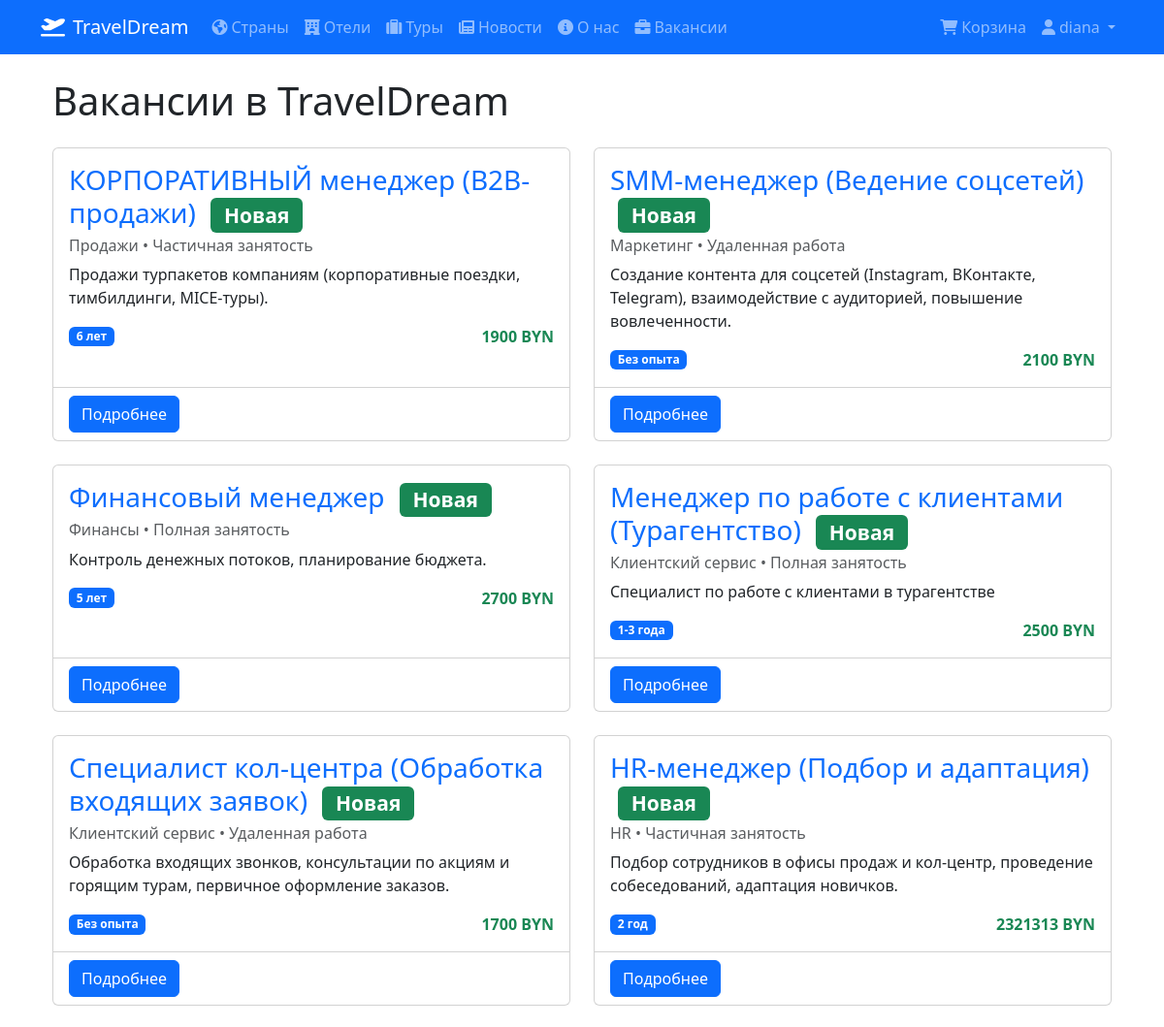
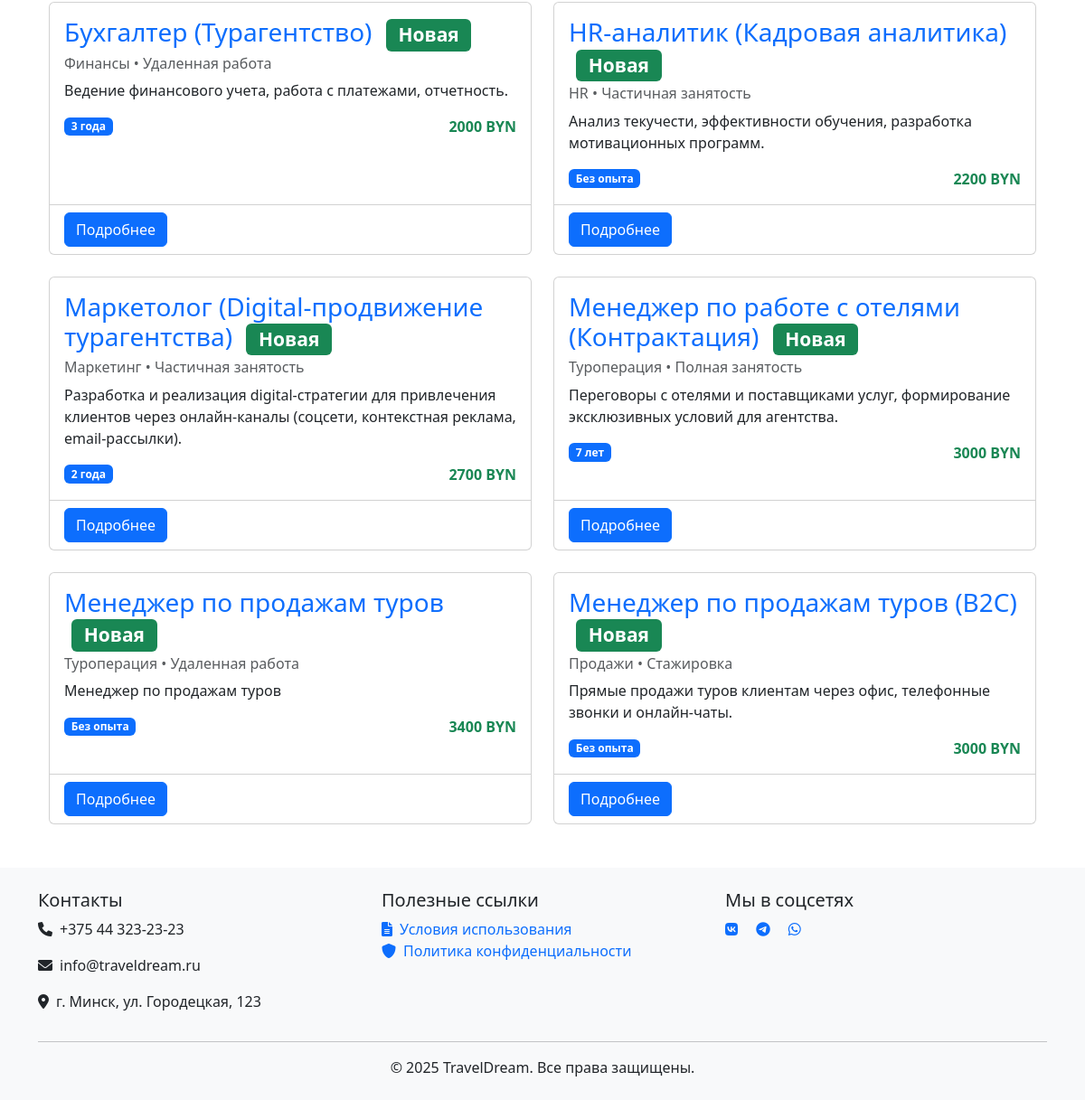
/core/vacancies/ (signed in), run on the app's committed database (2 pictures, top to bottom).
### users/models.py (models this page shows, shortened)
class User(AbstractUser):
    image = models.ImageField(upload_to='users_images', null=True, blank=True)
    phone_regex = RegexValidator(
        regex=r'^\+375(29|25|44|33)\d{7}$',
        message="Номер телефона должен быть в формате: '+375291234567'"
    )
    phone_number = models.CharField(
        validators=[phone_regex],
        max_length=20,
        blank=True,
        null=True,
        verbose_name='Номер телефона'
    )
    birth_date = models.DateField(
        verbose_name='Дата рождения',
        null=True,
        blank=True,
        validators=[
            MinValueValidator(
                limit_value=date(1900, 1, 1),
                message='Дата рождения не может быть раньше 1900 года'
            )
        ]
    )
    timezone = models.CharField(
        max_length=50,
        default='UTC',
        verbose_name='Часовой пояс',
        help_text='Например: Europe/Minsk или UTC'
    )
    is_client = models.BooleanField(default=True, verbose_name='Является клиентом')
    created_at = models.DateTimeField(auto_now_add=True, verbose_name='Дата создания (UTC)')
    updated_at = models.DateTimeField(auto_now=True, verbose_name='Дата обновления (UTC)')
    created_at_local = models.DateTimeField(verbose_name='Дата создания (локальное время)', null=True, blank=True)
    updated_at_local = models.DateTimeField(verbose_name='Дата обновления (локальное время)', null=True, blank=True)
    class Meta:
        verbose_name = 'Пользователь'
        verbose_name_plural = 'Пользователи'
        constraints = [
            models.CheckConstraint(
                check=models.Q(birth_date__lte=timezone.now().date() - timezone.timedelta(days=365*18)),
                name='age_18_plus'
            )
        ]

### core/models.py (models this page shows, shortened)
class Vacancy(models.Model):
    JOB_TYPE_CHOICES = [
        ('full_time', 'Полная занятость'),
        ('part_time', 'Частичная занятость'),
        ('remote', 'Удаленная работа'),
        ('internship', 'Стажировка'),
    ]
    DEPARTMENT_CHOICES = [
        ('sales', 'Продажи'),
        ('tour_ops', 'Туроперация'),
        ('customer_service', 'Клиентский сервис'),
        ('marketing', 'Маркетинг'),
        ('hr', 'HR'),
        ('finance', 'Финансы'),
    ]
    title = models.CharField(
        max_length=200,
        verbose_name='Название вакансии'
    )
    slug = models.SlugField(
        max_length=200,
        unique=True,
        verbose_name='URL-адрес вакансии'
    )
    short_description = models.CharField(
        max_length=250,
        verbose_name='Краткое описание'
    )
    description = models.TextField(
        verbose_name='Полное описание'
    )
    requirements = models.TextField(
        verbose_name='Требования',
        help_text='Перечислите требования к кандидату'
    )
    responsibilities = models.TextField(
        verbose_name='Обязанности',
        help_text='Перечислите основные обязанности'
    )
    conditions = models.TextField(
        verbose_name='Условия работы',
        help_text='Что мы предлагаем'
    )
    salary = models.CharField(
        max_length=100,
        blank=True,
        null=True,
        verbose_name='Зарплата'
    )
    job_type = models.CharField(
        max_length=20,
        choices=JOB_TYPE_CHOICES,
        default='full_time',
        verbose_name='Тип занятости'
    )
    department = models.CharField(
        max_length=20,
        choices=DEPARTMENT_CHOICES,
        verbose_name='Отдел'
    )
    is_published = models.BooleanField(
        default=True,
        verbose_name='Опубликовано'
    )
    created_at = models.DateTimeField(
        auto_now_add=True,
        verbose_name='Дата создания'
    )
    updated_at = models.DateTimeField(
        auto_now=True,
        verbose_name='Дата обновления'
    )
    published_at = models.DateTimeField(
        default=timezone.now,
        verbose_name='Дата публикации'
    )
    experience_required = models.CharField(
        max_length=100,
        verbose_name='Требуемый опыт',
        default='Без опыта'
    )
    class Meta:
        verbose_name = 'Вакансия'
        verbose_name_plural = 'Вакансии'
        ordering = ['-published_at']
        indexes = [
            models.Index(fields=['-published_at']),
            models.Index(fields=['is_published']),
            models.Index(fields=['department']),
        ]
    def get_absolute_url(self):
        return reverse('core:vacancy_detail', kwargs={'slug': self.slug})
    def is_new(self):
        return (timezone.now() - self.published_at).days <= 7

### core/views.py (the view)
# urls.py: path('vacancies/', VacancyListView.as_view(), name='vacancy_list'),
class VacancyListView(ListView):
    model = Vacancy
    template_name = 'core/vacancy_list.html'
    context_object_name = 'vacancies'
    def get_queryset(self):
        return Vacancy.objects.filter(is_published=True).order_by('-published_at')

### core/templates/core/vacancy_list.html (shortened to what this page needs)
{% extends 'core/base.html' %}
{% block content %}
<div class="container">
    <h1 class="my-4">Вакансии в TravelDream</h1>
    <div class="row">
        {% for vacancy in vacancies %}
        <div class="col-md-6 mb-4">
            <div class="card h-100">
                <div class="card-body">
                    <h3 class="card-title">
                        <a href="{{ vacancy.get_absolute_url }}" class="text-decoration-none">
                            {{ vacancy.title }}
                        </a>
                        {% if vacancy.is_new %}
                        <span class="badge bg-success ms-2">Новая</span>
                        {% endif %}
                    </h3>
                    <h6 class="card-subtitle mb-2 text-muted">
                        {{ vacancy.get_department_display }} • {{ vacancy.get_job_type_display }}
                    </h6>
                    <p class="card-text">{{ vacancy.short_description }}</p>
                    <div class="d-flex justify-content-between align-items-center">
                        <span class="badge bg-primary">{{ vacancy.experience_required }}</span>
                        {% if vacancy.salary %}
                        <span class="text-success fw-bold">{{ vacancy.salary }} BYN</span>
                        {% endif %}
                    </div>
                </div>
                <div class="card-footer bg-transparent">
                    <a href="{{ vacancy.get_absolute_url }}" class="btn btn-primary">
                        Подробнее
                    </a>
                </div>
            </div>
        </div>
        {% empty %}
        <div class="col-12">
            <div class="alert alert-info">
                В данный момент открытых вакансий нет.
            </div>
        </div>
        {% endfor %}
    </div>
</div>
{% endblock %}

### core/templates/core/base.html (shortened to what this page needs)
<!DOCTYPE html>
<html lang="ru">
<head>
    <link href="https://cdn.jsdelivr.net/npm/bootstrap@5.3.0/dist/css/bootstrap.min.css" rel="stylesheet">
    <link href="https://cdnjs.cloudflare.com/ajax/libs/font-awesome/6.0.0/css/all.min.css" rel="stylesheet">
</head>
<body>
    <nav class="navbar navbar-expand-lg navbar-dark bg-primary">
        <div class="container">
            <a class="navbar-brand" href="{% url 'core:home' %}">
                <i class="fas fa-plane-departure me-2"></i>TravelDream
            </a>
            <div class="collapse navbar-collapse" id="navbarNav">
                <ul class="navbar-nav me-auto">
                    <li class="nav-item">
                        <a class="nav-link" href="{% url 'core:country_list' %}">
                            <i class="fas fa-globe-americas me-1"></i>Страны
                        </a>
                    </li>
                    <li class="nav-item">
                        <a class="nav-link" href="{% url 'core:hotel_list' %}">
                            <i class="fas fa-hotel me-1"></i>Отели
                        </a>
                    </li>
                    <li class="nav-item">
                        <a class="nav-link" href="{% url 'core:tour_list' %}">
                            <i class="fas fa-suitcase me-1"></i>Туры
                        </a>
                    </li>
                    <li class="nav-item">
                        <a class="nav-link" href="{% url 'core:news_list' %}">
                            <i class="fas fa-newspaper me-1"></i>Новости
                        </a>
                    </li>
                    <li class="nav-item">
                        <a class="nav-link" href="{% url 'core:about' %}">
                            <i class="fas fa-info-circle me-1"></i>О нас
                        </a>
                    </li>
                    <li class="nav-item">
                        <a class="nav-link" href="{% url 'core:vacancy_list' %}">
                            <i class="fas fa-briefcase me-1"></i>Вакансии
                        </a>
                    </li>
                </ul>
                <ul class="navbar-nav">
                    {% if user.is_authenticated %}
                        <li class="nav-item">
                            <a class="nav-link" href="{% url 'core:basket_detail' %}">
                                <i class="fas fa-shopping-cart me-1"></i>Корзина
                            </a>
                        </li>
                        <li class="nav-item dropdown">
                            <a class="nav-link dropdown-toggle" href="#" id="userDropdown" role="button" data-bs-toggle="dropdown">
                                <i class="fas fa-user me-1"></i>{{ user.username }}
                            </a>
                        </li>
                    {% endif %}
                </ul>
            </div>
        </div>
    </nav>
    <main class="container pb-4">
        {% block content %}{% endblock %}
    </main>
    <footer class="bg-light py-4 mt-auto">
        <div class="container">
            <div class="row">
                <div class="col-md-4">
                    <h5>Контакты</h5>
                    <p><i class="fas fa-phone me-2"></i>+375 44 323-23-23</p>
                    <p><i class="fas fa-envelope me-2"></i>info@traveldream.ru</p>
                    <p><i class="fas fa-map-marker-alt me-2"></i>г. Минск, ул. Городецкая, 123</p>
                </div>
                <div class="col-md-4">
                    <h5>Полезные ссылки</h5>
                    <ul class="list-unstyled">
                        <li>
                            <a href="{% url 'core:terms' %}" class="text-decoration-none">
                                <i class="fas fa-file-alt me-2"></i>Условия использования
                            </a>
                        </li>
                        <li>
                            <a href="{% url 'core:privacy_policy' %}" class="text-decoration-none">
                                <i class="fas fa-shield-alt me-2"></i>Политика конфиденциальности
                            </a>
                        </li>
                    </ul>
                </div>
                <div class="col-md-4">
                    <h5>Мы в соцсетях</h5>
                    <div class="social-links">
                        <a href="#" class="text-decoration-none me-3">
                            <i class="fab fa-vk"></i>
                        </a>
                        <a href="#" class="text-decoration-none me-3">
                            <i class="fab fa-telegram"></i>
                        </a>
                        <a href="#" class="text-decoration-none">
                            <i class="fab fa-whatsapp"></i>
                        </a>
                    </div>
                </div>
            </div>
            <hr>
            <div class="text-center">
                <p class="mb-0">&copy; {% now "Y" %} TravelDream. Все права защищены.</p>
            </div>
        </div>
    </footer>
</body>
</html>

### data on the page
User: username "diana"
Vacancy: title "КОРПОРАТИВНЫЙ менеджер (B2B-продажи)", shows "Новая", department "Продажи", job_type "Частичная занятость", short_description "Продажи турпакетов компаниям (корпоративные поездки, тимбилдинги, MICE-туры).", experience_required "6 лет", salary "1900"
Vacancy: title "SMM-менеджер (Ведение соцсетей)", shows "Новая", department "Маркетинг", job_type "Удаленная работа", short_description "Создание контента для соцсетей (Instagram, ВКонтакте, Telegram), взаимодействие с аудиторией, повышение вовлеченности.", experience_required "Без опыта", salary "2100"
Vacancy: title "Финансовый менеджер", shows "Новая", department "Финансы", job_type "Полная занятость", short_description "Контроль денежных потоков, планирование бюджета.", experience_required "5 лет", salary "2700"
Vacancy: title "Менеджер по работе с клиентами (Турагентство)", shows "Новая", department "Клиентский сервис", job_type "Полная занятость", short_description "Специалист по работе с клиентами в турагентстве", experience_required "1-3 года", salary "2500"
Vacancy: title "Специалист кол-центра (Обработка входящих заявок)", shows "Новая", department "Клиентский сервис", job_type "Удаленная работа", short_description "Обработка входящих звонков, консультации по акциям и горящим турам, первичное оформление заказов.", experience_required "Без опыта", salary "1700"
Vacancy: title "HR-менеджер (Подбор и адаптация)", shows "Новая", department "HR", job_type "Частичная занятость", short_description "Подбор сотрудников в офисы продаж и кол-центр, проведение собеседований, адаптация новичков.", experience_required "2 год", salary "2321313"
Vacancy: title "Бухгалтер (Турагентство)", shows "Новая", department "Финансы", job_type "Удаленная работа", short_description "Ведение финансового учета, работа с платежами, отчетность.", experience_required "3 года", salary "2000"
Vacancy: title "HR-аналитик (Кадровая аналитика)", shows "Новая", department "HR", job_type "Частичная занятость", short_description "Анализ текучести, эффективности обучения, разработка мотивационных программ.", experience_required "Без опыта", salary "2200"
Vacancy: title "Маркетолог (Digital-продвижение турагентства)", shows "Новая", department "Маркетинг", job_type "Частичная занятость", short_description "Разработка и реализация digital-стратегии для привлечения клиентов через онлайн-каналы (соцсети, контекстная реклама, email-рассылки).", experience_required "2 года", salary "2700"
Vacancy: title "Менеджер по работе с отелями (Контрактация)", shows "Новая", department "Туроперация", job_type "Полная занятость", short_description "Переговоры с отелями и поставщиками услуг, формирование эксклюзивных условий для агентства.", experience_required "7 лет", salary "3000"
Vacancy: title "Менеджер по продажам туров", shows "Новая", department "Туроперация", job_type "Удаленная работа", short_description "Менеджер по продажам туров", experience_required "Без опыта", salary "3400"
Vacancy: title "Менеджер по продажам туров (B2C)", shows "Новая", department "Продажи", job_type "Стажировка", short_description "Прямые продажи туров клиентам через офис, телефонные звонки и онлайн-чаты.", experience_required "Без опыта", salary "3000"
